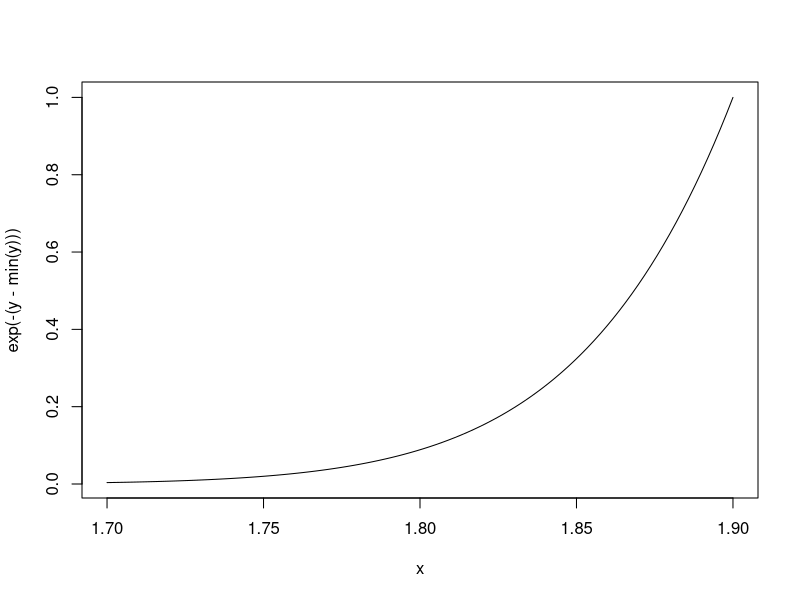

Write the R code that produced this figure.
make.NegLogLik<- function (data,fixed=c(FALSE,FALSE))
{
  params <- fixed
  function(p) {
    params[!fixed]<-p
    mu<-params[1]
    sigma <- params [2]
    a<- -0.5 * length(data)*log(2*pi*sigma*2)
    b <- -0.5 *sum((data-mu)^2)/(sigma^2)
    -(a+b)
  }
}


set.seed(1)
normals <- rnorm(100,1,2)
nll <- make.NegLogLik(normals)
optim (c(mu=0,sigma=1),nll)$par

nll <- make.NegLogLik(normals, c(1,FALSE))
x<-seq(1.7,1.9,len=100)
y <- sapply(x,nll)
plot(x,exp(-(y-min(y))),type='l')

x<- Sys.time()
